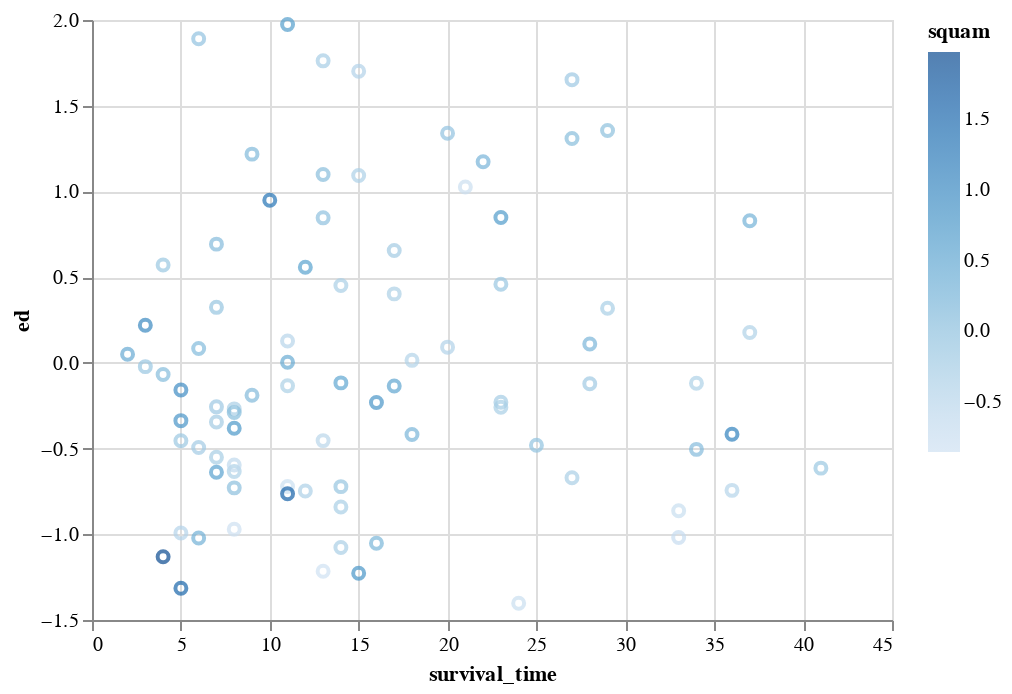

Here is the notebook cell this chart was saved with:
### Code cell
t = combined.copy()
t = t[t['dataset']=='bailey']
t = t[t['survival_time']<50]
chart = alt.Chart(t).mark_point().encode(
    x='survival_time',
    y='ed',
    color='squam'
)
chart

### Figure 1 — Vega-Lite specification as saved in the notebook (floating-point values rounded to 4 significant figures)
{"config": {"view": {"continuousWidth": 400, "continuousHeight": 300}}, "data": {"name": "data-0874be15d48a558330010da57038f2be"}, "mark": "point", "encoding": {"color": {"type": "quantitative", "field": "squam"}, "x": {"type": "quantitative", "field": "survival_time"}, "y": {"type": "quantitative", "field": "ed"}}, "$schema": "https://vega.github.io/schema/vega-lite/v4.8.1.json", "datasets": {"data-0874be15d48a558330010da57038f2be": [{"squam": 0.9479, "ed": -0.1588, "age": 67, "gender": "male", "race": "unknown", "tumor_stage": "unknown", "survival_time": 5, "status": 2, "dataset": "bailey"}, {"squam": -0.8177, "ed": -0.9711, "age": 61, "gender": "female", "race": "unknown", "tumor_stage": "unknown", "survival_time": 8, "status": 2, "dataset": "bailey"}, {"squam": -0.4584, "ed": -0.7438, "age": 52, "gender": "male", "race": "unknown", "tumor_stage": "unknown", "survival_time": 36, "status": 2, "dataset": "bailey"}, {"squam": -0.1438, "ed": -0.4541, "age": 55, "gender": "male", "race": "unknown", "tumor_stage": "unknown", "survival_time": 5, "status": 1, "dataset": "bailey"}, {"squam": -0.08072, "ed": -0.722, "age": 51, "gender": "female", "race": "unknown", "tumor_stage": "unknown", "survival_time": 14, "status": 2, "dataset": "bailey"}, {"squam": -0.3136, "ed": -1.078, "age": 56, "gender": "male", "race": "unknown", "tumor_stage": "unknown", "survival_time": 14, "status": 2, "dataset": "bailey"}, {"squam": -0.133, "ed": 0.5708, "age": 58, "gender": "male", "race": "unknown", "tumor_stage": "unknown", "survival_time": 4, "status": 1, "dataset": "bailey"}, {"squam": -0.1552, "ed": -0.2566, "age": 40, "gender": "female", "race": "unknown", "tumor_stage": "unknown", "survival_time": 7, "status": 1, "dataset": "bailey"}, {"squam": -0.8529, "ed": -1.216, "age": 68, "gender": "male", "race": "unknown", "tumor_stage": "unknown", "survival_time": 13, "status": 2, "dataset": "bailey"}, {"squam": -0.7005, "ed": -1.018, "age": 60, "gender": "female", "race": "unknown", "tumor_stage": "unknown", "survival_time": 33, "status": 2, "dataset": "bailey"}, {"squam": 0.1319, "ed": 0.08345, "age": 67, "gender": "male", "race": "unknown", "tumor_stage": "unknown", "survival_time": 6, "status": 1, "dataset": "bailey"}, {"squam": -0.3028, "ed": -0.2685, "age": 70, "gender": "male", "race": "unknown", "tumor_stage": "unknown", "survival_time": 8, "status": 1, "dataset": "bailey"}, {"squam": 0.1152, "ed": 0.6925, "age": 74, "gender": "male", "race": "unknown", "tumor_stage": "unknown", "survival_time": 7, "status": 2, "dataset": "bailey"}, {"squam": -0.2665, "ed": -0.5509, "age": 67, "gender": "female", "race": "unknown", "tumor_stage": "unknown", "survival_time": 7, "status": 1, "dataset": "bailey"}, {"squam": -0.3683, "ed": -0.6333, "age": 65, "gender": "male", "race": "unknown", "tumor_stage": "unknown", "survival_time": 8, "status": 1, "dataset": "bailey"}, {"squam": -0.2279, "ed": -0.4939, "age": 55, "gender": "female", "race": "unknown", "tumor_stage": "unknown", "survival_time": 6, "status": 1, "dataset": "bailey"}, {"squam": -0.3308, "ed": -0.1337, "age": 50, "gender": "male", "race": "unknown", "tumor_stage": "unknown", "survival_time": 11, "status": 1, "dataset": "bailey"}, {"squam": -0.3507, "ed": -0.7477, "age": 77, "gender": "female", "race": "unknown", "tumor_stage": "unknown", "survival_time": 12, "status": 1, "dataset": "bailey"}, {"squam": 0.4099, "ed": 0.003391, "age": 76, "gender": "female", "race": "unknown", "tumor_stage": "unknown", "survival_time": 11, "status": 1, "dataset": "bailey"}, {"squam": -0.5023, "ed": -0.4536, "age": 46, "gender": "female", "race": "unknown", "tumor_stage": "unknown", "survival_time": 13, "status": 1, "dataset": "bailey"}, {"squam": 0.5066, "ed": -0.1168, "age": 59, "gender": "male", "race": "unknown", "tumor_stage": "unknown", "survival_time": 14, "status": 2, "dataset": "bailey"}, {"squam": 0.09536, "ed": -0.06804, "age": 77, "gender": "female", "race": "unknown", "tumor_stage": "unknown", "survival_time": 4, "status": 2, "dataset": "bailey"}, {"squam": 1.345, "ed": 0.9487, "age": 50, "gender": "male", "race": "unknown", "tumor_stage": "unknown", "survival_time": 10, "status": 2, "dataset": "bailey"}, {"squam": -0.414, "ed": 1.701, "age": 79, "gender": "male", "race": "unknown", "tumor_stage": "unknown", "survival_time": 15, "status": 2, "dataset": "bailey"}, {"squam": -0.5786, "ed": -0.5957, "age": 68, "gender": "female", "race": "unknown", "tumor_stage": "unknown", "survival_time": 8, "status": 2, "dataset": "bailey"}, {"squam": 0.4208, "ed": 0.04998, "age": 60, "gender": "male", "race": "unknown", "tumor_stage": "unknown", "survival_time": 2, "status": 1, "dataset": "bailey"}, {"squam": -0.3511, "ed": 1.092, "age": 64, "gender": "male", "race": "unknown", "tumor_stage": "unknown", "survival_time": 15, "status": 2, "dataset": "bailey"}, {"squam": -0.4416, "ed": -0.993, "age": 49, "gender": "male", "race": "unknown", "tumor_stage": "unknown", "survival_time": 5, "status": 2, "dataset": "bailey"}, {"squam": 0.788, "ed": -1.227, "age": 65, "gender": "female", "race": "unknown", "tumor_stage": "unknown", "survival_time": 15, "status": 2, "dataset": "bailey"}, {"squam": 0.02803, "ed": -0.7292, "age": 37, "gender": "male", "race": "unknown", "tumor_stage": "unknown", "survival_time": 8, "status": 2, "dataset": "bailey"}, {"squam": -0.1179, "ed": 0.4588, "age": 79, "gender": "female", "race": "unknown", "tumor_stage": "unknown", "survival_time": 23, "status": 2, "dataset": "bailey"}, {"squam": 0.05669, "ed": 1.099, "age": 72, "gender": "male", "race": "unknown", "tumor_stage": "unknown", "survival_time": 13, "status": 2, "dataset": "bailey"}, {"squam": -0.004261, "ed": 0.8459, "age": 82, "gender": "female", "race": "unknown", "tumor_stage": "unknown", "survival_time": 13, "status": 2, "dataset": "bailey"}, {"squam": 0.5809, "ed": 0.5581, "age": 75, "gender": "female", "race": "unknown", "tumor_stage": "unknown", "survival_time": 12, "status": 2, "dataset": "bailey"}, {"squam": 0.06801, "ed": 1.309, "age": 61, "gender": "male", "race": "unknown", "tumor_stage": "unknown", "survival_time": 27, "status": 1, "dataset": "bailey"}, {"squam": 0.1062, "ed": -0.5046, "age": 52, "gender": "male", "race": "unknown", "tumor_stage": "unknown", "survival_time": 34, "status": 1, "dataset": "bailey"}, {"squam": -0.2412, "ed": -0.2301, "age": 67, "gender": "female", "race": "unknown", "tumor_stage": "unknown", "survival_time": 23, "status": 1, "dataset": "bailey"}, {"squam": -0.3153, "ed": 0.4515, "age": 56, "gender": "male", "race": "unknown", "tumor_stage": "unknown", "survival_time": 14, "status": 2, "dataset": "bailey"}, {"squam": 0.784, "ed": -0.2316, "age": 77, "gender": "female", "race": "unknown", "tumor_stage": "unknown", "survival_time": 16, "status": 1, "dataset": "bailey"}, {"squam": -0.4181, "ed": 0.01464, "age": 68, "gender": "male", "race": "unknown", "tumor_stage": "unknown", "survival_time": 18, "status": 1, "dataset": "bailey"}, {"squam": 0.01653, "ed": 1.355, "age": 68, "gender": "female", "race": "unknown", "tumor_stage": "unknown", "survival_time": 29, "status": 1, "dataset": "bailey"}, {"squam": -0.03371, "ed": 1.891, "age": 78, "gender": "female", "race": "unknown", "tumor_stage": "unknown", "survival_time": 6, "status": 2, "dataset": "bailey"}, {"squam": -0.363, "ed": -0.1193, "age": 76, "gender": "female", "race": "unknown", "tumor_stage": "unknown", "survival_time": 34, "status": 1, "dataset": "bailey"}, {"squam": -0.7443, "ed": -0.8632, "age": 70, "gender": "male", "race": "unknown", "tumor_stage": "unknown", "survival_time": 33, "status": 1, "dataset": "bailey"}, {"squam": -0.2931, "ed": 0.3189, "age": 62, "gender": "female", "race": "unknown", "tumor_stage": "unknown", "survival_time": 29, "status": 1, "dataset": "bailey"}, {"squam": -0.1234, "ed": -0.0221, "age": 75, "gender": "male", "race": "unknown", "tumor_stage": "unknown", "survival_time": 3, "status": 2, "dataset": "bailey"}, {"squam": 0.9998, "ed": 0.219, "age": 81, "gender": "male", "race": "unknown", "tumor_stage": "unknown", "survival_time": 3, "status": 2, "dataset": "bailey"}, {"squam": 0.2358, "ed": 1.174, "age": 75, "gender": "male", "race": "unknown", "tumor_stage": "unknown", "survival_time": 22, "status": 1, "dataset": "bailey"}, {"squam": -0.2879, "ed": -0.8409, "age": 67, "gender": "female", "race": "unknown", "tumor_stage": "unknown", "survival_time": 14, "status": 2, "dataset": "bailey"}, {"squam": -0.4663, "ed": 0.1271, "age": 70, "gender": "male", "race": "unknown", "tumor_stage": "unknown", "survival_time": 11, "status": 2, "dataset": "bailey"}, {"squam": 0.1465, "ed": -0.189, "age": 49, "gender": "female", "race": "unknown", "tumor_stage": "unknown", "survival_time": 9, "status": 2, "dataset": "bailey"}, {"squam": -0.2967, "ed": -0.6701, "age": 61, "gender": "female", "race": "unknown", "tumor_stage": "unknown", "survival_time": 27, "status": 1, "dataset": "bailey"}, {"squam": -0.2874, "ed": -0.2591, "age": 72, "gender": "female", "race": "unknown", "tumor_stage": "unknown", "survival_time": 23, "status": 2, "dataset": "bailey"}, {"squam": 0.519, "ed": -0.1353, "age": 77, "gender": "male", "race": "unknown", "tumor_stage": "unknown", "survival_time": 17, "status": 2, "dataset": "bailey"}, {"squam": -0.7627, "ed": 1.026, "age": 68, "gender": "female", "race": "unknown", "tumor_stage": "unknown", "survival_time": 21, "status": 1, "dataset": "bailey"}, {"squam": -0.2256, "ed": 0.6558, "age": 64, "gender": "female", "race": "unknown", "tumor_stage": "unknown", "survival_time": 17, "status": 2, "dataset": "bailey"}, {"squam": 0.802, "ed": -0.3372, "age": 61, "gender": "male", "race": "unknown", "tumor_stage": "unknown", "survival_time": 5, "status": 2, "dataset": "bailey"}, {"squam": -0.7501, "ed": -1.402, "age": 70, "gender": "female", "race": "unknown", "tumor_stage": "unknown", "survival_time": 24, "status": 1, "dataset": "bailey"}, {"squam": 1.974, "ed": -1.131, "age": 56, "gender": "male", "race": "unknown", "tumor_stage": "unknown", "survival_time": 4, "status": 2, "dataset": "bailey"}, {"squam": -0.2154, "ed": -0.345, "age": 58, "gender": "female", "race": "unknown", "tumor_stage": "unknown", "survival_time": 7, "status": 2, "dataset": "bailey"}, {"squam": -0.3831, "ed": 0.1769, "age": 63, "gender": "female", "race": "unknown", "tumor_stage": "unknown", "survival_time": 37, "status": 2, "dataset": "bailey"}, {"squam": 0.5882, "ed": -0.6378, "age": 72, "gender": "male", "race": "unknown", "tumor_stage": "unknown", "survival_time": 7, "status": 2, "dataset": "bailey"}, {"squam": -0.08448, "ed": 0.3238, "age": 83, "gender": "female", "race": "unknown", "tumor_stage": "unknown", "survival_time": 7, "status": 2, "dataset": "bailey"}, {"squam": -0.1544, "ed": 1.652, "age": 64, "gender": "male", "race": "unknown", "tumor_stage": "unknown", "survival_time": 27, "status": 1, "dataset": "bailey"}, {"squam": 0.221, "ed": -0.418, "age": 68, "gender": "male", "race": "unknown", "tumor_stage": "unknown", "survival_time": 18, "status": 2, "dataset": "bailey"}, {"squam": -0.04098, "ed": -0.4807, "age": 51, "gender": "male", "race": "unknown", "tumor_stage": "unknown", "survival_time": 25, "status": 2, "dataset": "bailey"}, {"squam": -0.784, "ed": -0.7217, "age": 79, "gender": "female", "race": "unknown", "tumor_stage": "unknown", "survival_time": 11, "status": 2, "dataset": "bailey"}, {"squam": -0.1314, "ed": -0.6141, "age": 57, "gender": "male", "race": "unknown", "tumor_stage": "unknown", "survival_time": 41, "status": 2, "dataset": "bailey"}, {"squam": 0.6979, "ed": 0.8481, "age": 60, "gender": "male", "race": "unknown", "tumor_stage": "unknown", "survival_time": 23, "status": 2, "dataset": "bailey"}, {"squam": 0.6517, "ed": 1.974, "age": 69, "gender": "male", "race": "unknown", "tumor_stage": "unknown", "survival_time": 11, "status": 2, "dataset": "bailey"}, {"squam": 0.7511, "ed": -0.3812, "age": 69, "gender": "female", "race": "unknown", "tumor_stage": "unknown", "survival_time": 8, "status": 2, "dataset": "bailey"}, {"squam": 0.2988, "ed": -1.022, "age": 68, "gender": "male", "race": "unknown", "tumor_stage": "unknown", "survival_time": 6, "status": 2, "dataset": "bailey"}, {"squam": -0.1801, "ed": -0.1223, "age": 77, "gender": "female", "race": "unknown", "tumor_stage": "unknown", "survival_time": 28, "status": 1, "dataset": "bailey"}, {"squam": 0.2767, "ed": 0.8292, "age": 64, "gender": "male", "race": "unknown", "tumor_stage": "unknown", "survival_time": 37, "status": 1, "dataset": "bailey"}, {"squam": 1.564, "ed": -1.315, "age": 76, "gender": "female", "race": "unknown", "tumor_stage": "unknown", "survival_time": 5, "status": 2, "dataset": "bailey"}, {"squam": -0.03628, "ed": 1.339, "age": 71, "gender": "male", "race": "unknown", "tumor_stage": "unknown", "survival_time": 20, "status": 2, "dataset": "bailey"}, {"squam": 1.124, "ed": -0.4165, "age": 67, "gender": "male", "race": "unknown", "tumor_stage": "unknown", "survival_time": 36, "status": 2, "dataset": "bailey"}, {"squam": 0.1548, "ed": 1.217, "age": 74, "gender": "female", "race": "unknown", "tumor_stage": "unknown", "survival_time": 9, "status": 2, "dataset": "bailey"}, {"squam": -0.3894, "ed": 0.09156, "age": 60, "gender": "male", "race": "unknown", "tumor_stage": "unknown", "survival_time": 20, "status": 1, "dataset": "bailey"}, {"squam": -0.3467, "ed": 0.4023, "age": 72, "gender": "female", "race": "unknown", "tumor_stage": "unknown", "survival_time": 17, "status": 1, "dataset": "bailey"}, {"squam": 0.2121, "ed": 0.1102, "age": 70, "gender": "female", "race": "unknown", "tumor_stage": "unknown", "survival_time": 28, "status": 1, "dataset": "bailey"}, {"squam": -0.2763, "ed": 1.762, "age": 83, "gender": "female", "race": "unknown", "tumor_stage": "unknown", "survival_time": 13, "status": 2, "dataset": "bailey"}, {"squam": 0.07691, "ed": -0.2891, "age": 86, "gender": "female", "race": "unknown", "tumor_stage": "unknown", "survival_time": 8, "status": 2, "dataset": "bailey"}, {"squam": 0.1995, "ed": -1.052, "age": null, "gender": "female", "race": "unknown", "tumor_stage": "unknown", "survival_time": 16, "status": 2, "dataset": "bailey"}, {"squam": 1.611, "ed": -0.764, "age": 36, "gender": "male", "race": "unknown", "tumor_stage": "unknown", "survival_time": 11, "status": 2, "dataset": "bailey"}]}}
